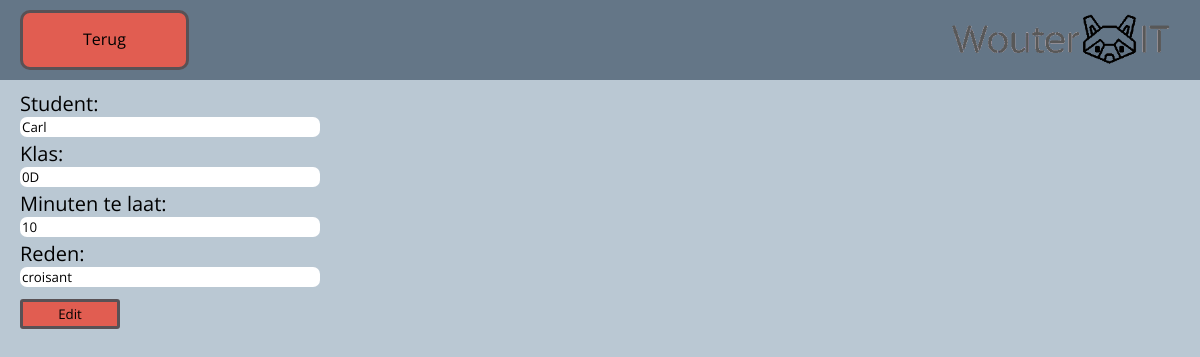
The page /edit.php?id=7 on the database its author committed.
### tables this page shows
CREATE TABLE `overzicht_presentie` (
  `id` int(11) NOT NULL,
  `student` varchar(60) NOT NULL,
  `klas` varchar(10) NOT NULL,
  `minuten_te_laat` int(11) NOT NULL,
  `reden` varchar(100) NOT NULL
);

### edit.php (the view, shortened to what this page needs)
<?php
$pdo = connect_db();
if (isset($_GET['id'])) {
    $stmt = $pdo->prepare('SELECT * FROM overzicht_presentie WHERE id = ?');
    $stmt->execute([$_GET['id']]);
    $contact = $stmt->fetch(PDO::FETCH_ASSOC);
} else {
    exit('No ID specified!');
}
?>
<!DOCTYPE html>
<html lang="en">
<head>
    <link rel="stylesheet" href="css/style.css">
</head>
<body>
    <div class="wrapper">
        <header>
            <div class="header_items">
                <a href="index.php" class="button">Terug </a>
                <img src="img/logo transparent.png" class="logo">
            </div>
        </header>
        <div class="forms">
            <form action="edit.php?id=<?=$contact['id']?>" method="post" class="form_items">
                <label for="name">Student:</label>
                <input type="text" name="student" id="student" value="<?=$contact['student']?>" class="form_item">
                <label for="email">Klas:</label>
                <input type="text" name="klas" id="klas" value="<?=$contact['klas']?>" class="form_item">
                <label for="phone">Minuten te laat:</label>
                <input type="text" name="minuten_te_laat" id="minuten_te_laat" value="<?=$contact['minuten_te_laat']?>" class="form_item">
                <label for="title">Reden:</label>
                <input type="text" name="reden" id="reden" value="<?=$contact['reden']?>" class="form_item">
                <input type="submit" value="Edit" class="form_button">
            </form>
        </div>
    </div>
</body>
</html>

### css/style.css (style rules this page uses)
* { font-family: 'Open Sans', sans-serif; }
body { background-color: #BAC8D3; margin: 0px 0px; }
.wrapper { width: 100%; }
header { width: 100%; background-color: #647687; position: sticky; top: 0; }
.header_items { padding: 10px 0px; display: flex; flex-direction: row; justify-content: space-between; }
.logo { height: 60px; margin-right: 20px; }
.button { background-color: #e15d51; border: solid #495056e4; padding: 15px 60px; margin-left: 20px; text-decoration: none; color: black; border-radius: 10px; }
.forms { width: 300px; margin-left: 20px; margin-top: 10px; }
.form_items { display: flex; flex-direction: column; font-size: 20px; }
.form_item { border-radius: 7px; border: none; margin-bottom: 3px; }
.form_button { width: 100px; height: 30px; margin-top: 9px; background-color: #e15d51; border: solid #495056e4; border-radius: 3px; }

### rows shown on the page
overzicht_presentie: student "Carl", klas "0D", minuten_te_laat "10", reden "croisant"
